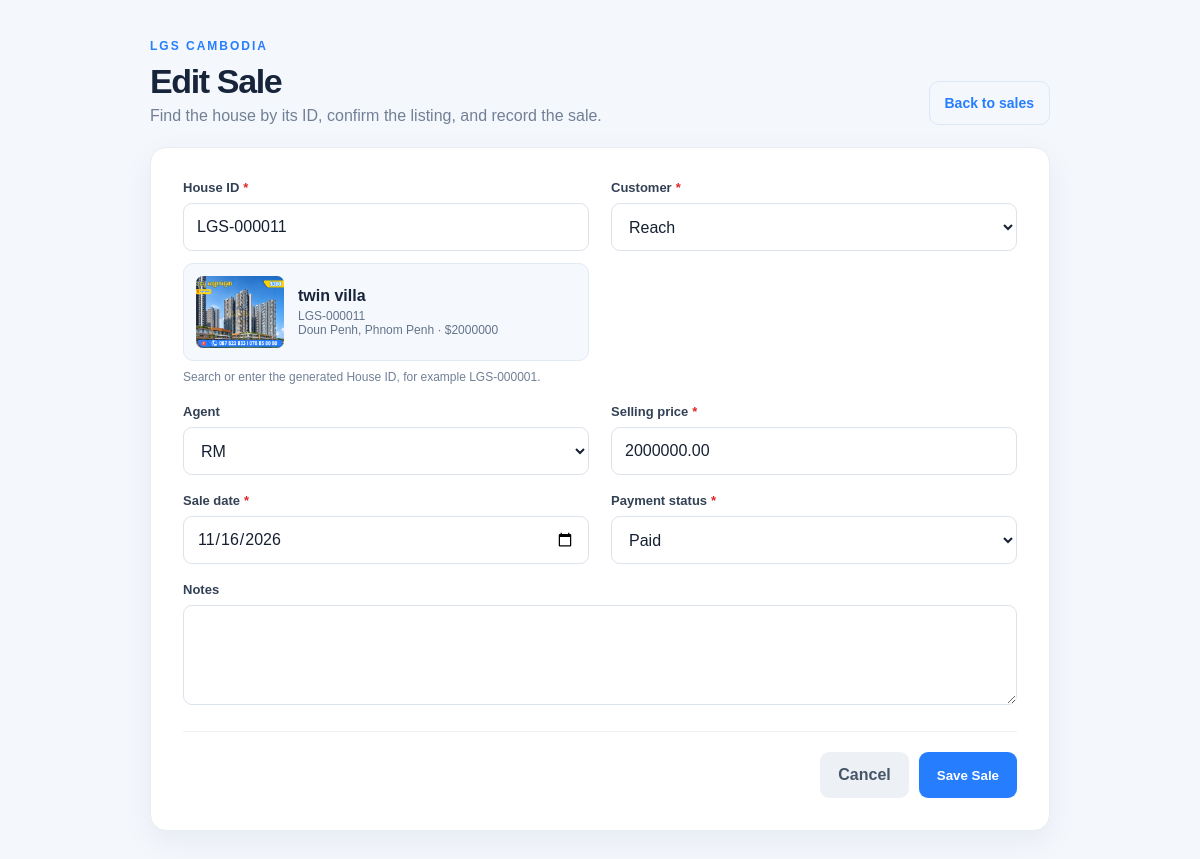
Page /sales/edit/5/ (signed in) on the committed database.
### sales/models.py (models this page shows, shortened)
class Sale(models.Model):
    PAYMENT_STATUS = [
        ('PENDING', 'Pending'),
        ('PARTIAL', 'Partial'),
        ('PAID', 'Paid'),
    ]
    property = models.ForeignKey(
        Property,
        on_delete=models.PROTECT,
        related_name='sales'
    )
    customer = models.ForeignKey(
        Customer,
        on_delete=models.PROTECT,
        related_name='purchases'
    )
    agent = models.ForeignKey(
        settings.AUTH_USER_MODEL,
        on_delete=models.SET_NULL,
        null=True,
        blank=True,
        related_name='sales'
    )
    selling_price = models.DecimalField(
        max_digits=12,
        decimal_places=2
    )
    sale_date = models.DateField()
    payment_status = models.CharField(
        max_length=20,
        choices=PAYMENT_STATUS,
        default='PENDING'
    )
    notes = models.TextField(blank=True)
    created_at = models.DateTimeField(auto_now_add=True)

### sales/views.py (the view)
# urls.py: path('edit/<int:pk>/', views.sale_edit, name='sale_edit'),
@login_required
def sale_edit(request, pk):
    if getattr(request.user, 'role', '') == 'PROPERTY':
        raise PermissionDenied
    sale = get_object_or_404(Sale, pk=pk)
    if not (request.user.is_superuser or getattr(request.user, 'role', '') == 'ADMIN') and sale.agent_id != request.user.id:
        from django.core.exceptions import PermissionDenied
        raise PermissionDenied
    if request.method == 'POST':
        form = SaleForm(request.POST, instance=sale)
        if form.is_valid():
            form.save()
            messages.success(request, 'Sale updated successfully.')
            return redirect('sale_list')
    else:
        form = SaleForm(instance=sale)
    return render(request, 'sales/sale_form.html', {
        'form': form,
        'title': 'Edit Sale',
    })

### accounts/models.py (called while the page is built)
    def __str__(self):
        return self.username

### customers/models.py (called while the page is built)
    def __str__(self):
        return self.name

### properties/models.py (called while the page is built)
    @property
    def house_id(self):
        return f'LGS-{self.pk:06d}' if self.pk else ''

### sales/templates/sales/sale_form.html (shortened to what this page needs)
{% load static %}
<!doctype html>
<html lang="en">
<head>
    <link rel="stylesheet" href="{% static 'css/style.css' %}">
</head>
<body>
    <main class="sale-page">
        <header class="sale-header">
            <div>
                <span class="eyebrow">LGS CAMBODIA</span>
                <h1>{{ title }}</h1>
                <p>Find the house by its ID, confirm the listing, and record the sale.</p>
            </div>
            <a class="back-btn" href="{% url 'sale_list' %}">Back to sales</a>
        </header>
        <section class="sale-card">
            <form method="post">
                <div class="sale-grid">
                    {% for field in form %}
                        <div class="sale-field{% if field.name == 'notes' %} full-width{% endif %}">
                            <label for="{{ field.id_for_label }}">{{ field.label }}{% if field.field.required %}<span class="required-mark" aria-hidden="true">*</span>{% endif %}</label>
                            {{ field }}
                            {% if field.name == 'property' %}
                                <div class="house-preview" id="house-preview" hidden aria-live="polite">
                                    <img id="house-preview-photo" alt="Selected house">
                                    <div class="house-preview-copy">
                                        <strong id="house-preview-title"></strong>
                                        <span id="house-preview-id"></span>
                                        <span id="house-preview-details"></span>
                                    </div>
                                </div>
                            {% endif %}
                            {% if field.help_text %}<small class="sale-help">{{ field.help_text }}</small>{% endif %}
                        </div>
                    {% endfor %}
                </div>
                <div class="sale-actions">
                    <a href="{% url 'sale_list' %}">Cancel</a>
                    <button type="submit">Save Sale</button>
                </div>
            </form>
        </section>
    </main>
</body>
</html>

### static/css/style.css (style rules this page uses)
* { margin: 0; padding: 0; box-sizing: border-box; }
body { font-family: Arial, Helvetica, sans-serif; background: #f5f7fb; color: #172033; }
.eyebrow { color: #267eff; font-size: 12px; font-weight: 700; letter-spacing: 2px; }
.back-btn { display: inline-flex; align-items: center; justify-content: center; min-height: 44px; padding: 0 15px; color: #267eff; text-decoration: none; font-size: 14px; font-weight: 700; border: 1px solid #dce7f8; border-radius: 10px; white-space: nowrap; transition: background-color .18s ease, border-color .18s ease; }
.full-width { grid-column: 1 / -1; }
.required-mark { margin-left: 4px; color: #dc2626; }

### sales/templates/sales/sale_form.html (style rules this page uses)
body { background:#f4f7fc; color:#17243a; }
.sale-page { width:min(900px, calc(100% - 36px)); margin:36px auto 56px; }
.sale-header { display:flex; justify-content:space-between; align-items:flex-end; gap:20px; margin-bottom:22px; }
.sale-header h1 { margin:8px 0 6px; font-size:clamp(26px, 3vw, 34px); letter-spacing:-.04em; }
.sale-header p { color:#718096; }
.sale-card { padding:clamp(20px, 3vw, 32px); background:#fff; border:1px solid #e7edf4; border-radius:16px; box-shadow:0 10px 32px rgba(20,40,80,.06); }
.sale-grid { display:grid; grid-template-columns:repeat(2,minmax(0,1fr)); gap:18px 22px; }
.sale-field { display:flex; flex-direction:column; gap:8px; min-width:0; }
.sale-field label { color:#334155; font-size:13px; font-weight:700; }
.sale-field input,.sale-field select,.sale-field textarea { width:100%; min-height:48px; padding:11px 13px; border:1px solid #dce3ed; border-radius:9px; background:#fff; color:#172033; font:inherit; }
.sale-field textarea { min-height:100px; resize:vertical; }
.sale-help { color:#718096; font-size:12px; line-height:1.45; }
.house-preview { display:flex; align-items:center; gap:14px; margin-top:4px; padding:12px; background:#f5f8fd; border:1px solid #e2eaf5; border-radius:10px; }
.house-preview img { flex:0 0 88px; width:88px; height:72px; object-fit:cover; border-radius:7px; background:#e6edf6; }
.house-preview-copy { min-width:0; }
.house-preview-copy strong { display:block; margin-bottom:4px; }
.house-preview-copy span { display:block; color:#64748b; font-size:12px; overflow-wrap:anywhere; }
.sale-actions { display:flex; justify-content:flex-end; align-items:center; gap:10px; margin-top:26px; padding-top:20px; border-top:1px solid #edf0f5; }
.sale-actions a,.sale-actions button { min-height:46px; display:inline-flex; align-items:center; justify-content:center; padding:0 18px; border:0; border-radius:9px; text-decoration:none; font-weight:700; cursor:pointer; }
.sale-actions a { background:#edf1f6; color:#475569; }
.sale-actions button { background:#267eff; color:#fff; }

### rows in the picture
Sale: form "LGS-000011" "Reach" "RM" "2000000.00" "11/16/2026" "Paid"

### other values in the picture
{{ title }} "Edit Sale"
{{ field.label }} "House ID" "Customer" "Agent" "Selling price" "Sale date" "Payment status" "Notes"
{{ field.help_text }} "Search or enter the generated House ID, for example LGS-000001."
